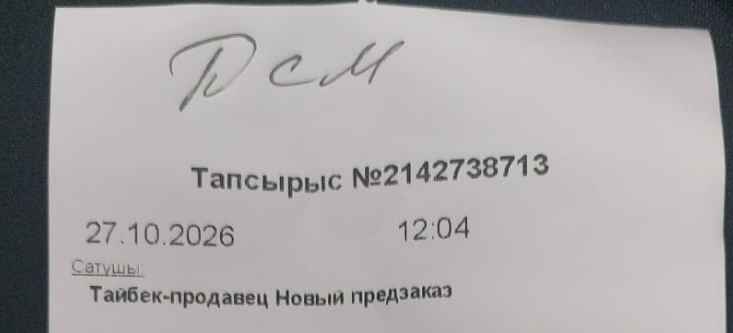
#> input picture data/golden/05a3795bb6774c429d577e8b3dfd7d6b/header.png, 733 x 333 px; its folder holds only this picture in this run
$ python ocr_geometry.py ../data/golden/05a3795bb6774c429d577e8b3dfd7d6b/header.png
#> lines starting #> are read from the running program, lines starting #| are printed output that depends on the picture; after the words box and inside, x2 and y2 are one past the last pixel; in counts of white or black regions, pixels touching at a corner belong together
#> in save_debug_outputs, image is the input picture: shape (333, 733, 3); mean B, G, R 168.5, 168.6, 171.1
### App/table_boundary.py
"""Printed table boundaries, kept separate from perspective quadrilaterals.

Scores rank candidates within one image; they are not calibrated probabilities.
No camera model, convex hull or invented page corners are used here.
"""
from __future__ import annotations

from dataclasses import dataclass

import cv2
import numpy as np

from App.full_grid_boundary import detect_full_grid_boundary

ALGORITHM_VERSION = "table-boundary-2.0"


@dataclass(frozen=True)
class BoundaryOptions:
    max_detection_side: int = 1600
    adaptive_block: int = 31
    adaptive_c: float = 3
    line_length: int = 19
    angle_range: int = 15
    angle_step: int = 3
    closing_sizes: tuple[int, ...] = (3, 5, 7)
    min_area_ratio: float = .004
    min_box_fill: float = .65
    min_segment_fraction: float = .3
    min_grid_lines: int = 3
    max_vertical_lines: int = 6  # Four columns; reject dense barcode stripes.
    polygon_tolerance_px: float = 1.5


def _line_masks(binary: np.ndarray, options: BoundaryOptions) -> list[np.ndarray]:
    masks = []
    n = options.line_length
    radius = (n - 1) / 2
    for base in (0, 90):
        mask = np.zeros_like(binary)
        for angle in range(base - options.angle_range, base + options.angle_range + 1, options.angle_step):
            delta = np.array([np.cos(np.deg2rad(angle)), np.sin(np.deg2rad(angle))]) * radius
            kernel = np.zeros((n, n), np.uint8)
            cv2.line(kernel, tuple(np.rint(radius - delta).astype(int)),
                     tuple(np.rint(radius + delta).astype(int)), 1, 1)
            center = n // 2
            # Bridge small breaks along a line before suppressing letters.
            short = kernel[center - 3:center + 4, center - 3:center + 4]
            joined = cv2.morphologyEx(binary, cv2.MORPH_CLOSE, short)
            mask |= cv2.morphologyEx(joined, cv2.MORPH_OPEN, kernel)
        masks.append(mask)
    return masks


# [41 lines left out: functions _grid_support, _internal_vertical_span, not called in this run]


def detect_table_boundary(image: np.ndarray, options: BoundaryOptions | None = None) -> dict:
    """Return an observed polygon or explicit needs_review, never a fabricated table.

    Angled directional morphology supplies grid evidence. Candidates from several
    gap sizes and edge/threshold masks compete using internal line evidence and
    boundary continuity. Area and rectangularity alone cannot select a table.
    """
    if image is None or image.size == 0:
        raise ValueError("Empty image passed to detect_table_boundary.")
    options = options or BoundaryOptions()
    source_h, source_w = image.shape[:2]
    scale = min(1., options.max_detection_side / max(source_h, source_w))
    work = cv2.resize(image, None, fx=scale, fy=scale) if scale < 1 else image
    gray = cv2.cvtColor(work, cv2.COLOR_BGR2GRAY) if work.ndim == 3 else work
    height, width = gray.shape
    binary = cv2.adaptiveThreshold(gray, 255, cv2.ADAPTIVE_THRESH_GAUSSIAN_C,
                                   cv2.THRESH_BINARY_INV, options.adaptive_block, options.adaptive_c)
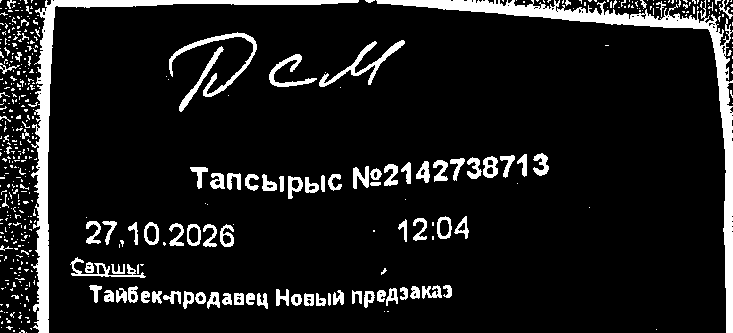
#> binary: shape (333, 733); 10.4% white; 493 white regions (402 under 20 px), largest, box (x1, y1, x2, y2) and area: (376, 0, 733, 333) 6351, (31, 0, 359, 333) 5427, (169, 32, 257, 97) 859
    masks = _line_masks(binary, options)
#> after the loop in _line_masks, `for base in (0, 90):`:
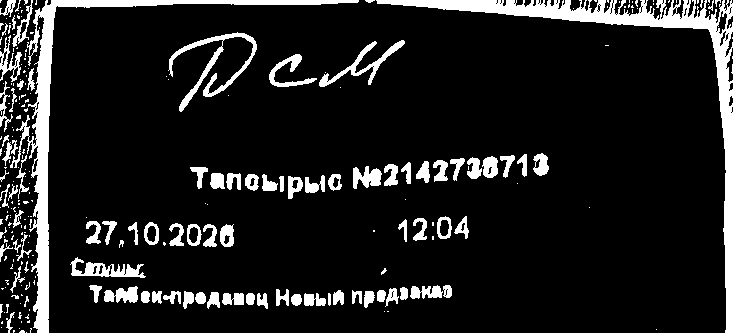
#> joined: shape (333, 733); 12% white; 262 white regions (171 under 20 px), largest, box (x1, y1, x2, y2) and area: (376, 0, 733, 333) 7743, (10, 0, 359, 333) 6339, (168, 32, 257, 112) 1276
#> after the loop in _line_masks, `for base in (0, 90):`:
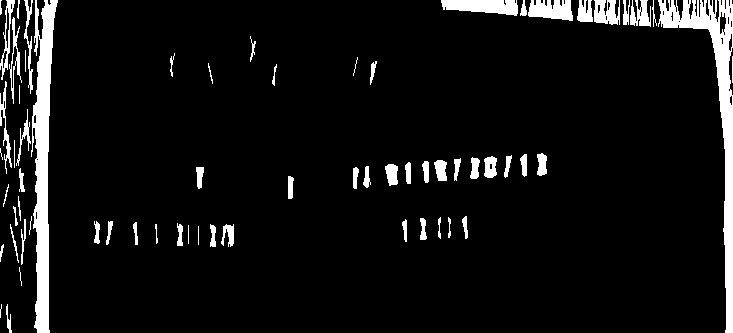
#> mask: shape (333, 733); 7.2% white; 67 white regions (8 under 20 px), largest, box (x1, y1, x2, y2) and area: (658, 0, 733, 333) 4656, (31, 0, 58, 333) 4526, (441, 0, 518, 16) 916
#> after the loop in _line_masks, `for base in (0, 90):`: masks = 2 items
#> masks = 2 items
    network = cv2.morphologyEx(masks[0] | masks[1], cv2.MORPH_CLOSE, np.ones((5, 5), np.uint8))
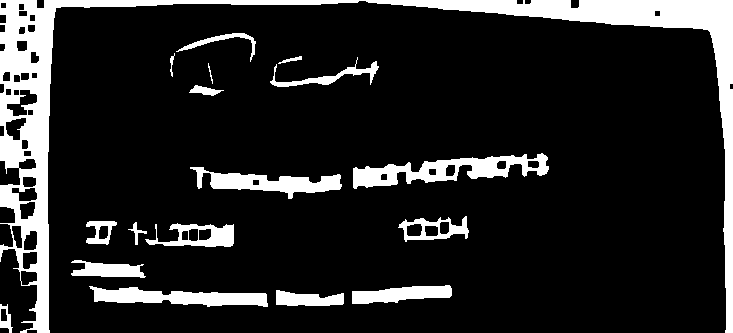
#> network: shape (333, 733); 14.7% white; 18 white regions, largest, box (x1, y1, x2, y2) and area: (0, 0, 733, 333) 21739, (353, 153, 549, 189) 2971, (89, 286, 268, 307) 2167
    segments = []
    for mask in masks:
        lines = cv2.HoughLinesP(mask, 1, np.pi / 360, 25, minLineLength=25, maxLineGap=12)
        segments.append(np.empty((0, 4), np.int32) if lines is None else lines.reshape(-1, 4))
#> this loop made 2 passes
#> after the loop, segments = 2 items

    candidates = []
    outline_candidates = []
    for source_name, source in (("grid", network), ("adaptive", binary), ("edges", cv2.Canny(gray, 20, 80))):
        for gap in options.closing_sizes:
            closed = cv2.morphologyEx(source, cv2.MORPH_CLOSE, np.ones((gap, gap), np.uint8))
            contours, _ = cv2.findContours(closed, cv2.RETR_LIST, cv2.CHAIN_APPROX_SIMPLE)
            for contour in contours:
                area = cv2.contourArea(contour)
                x, y, w, h = bounds = cv2.boundingRect(contour)
                if area < height * width * options.min_area_ratio or w < 50 or h < 30:
                    continue
                if x < 2 or y < 2 or x + w > width - 2 or y + h > height - 2:
                    continue
                if area / (w * h) < options.min_box_fill:
                    continue
                support = _grid_support(segments, bounds, options)
                local = contour - np.array([[[x, y]]], np.int32)
                fill = np.zeros((h, w), np.uint8)
                cv2.drawContours(fill, [local], -1, 255, -1)
                inside = cv2.erode(fill, np.ones((11, 11), np.uint8), borderType=cv2.BORDER_CONSTANT, borderValue=0) > 0
                ink = sum(np.count_nonzero(mask[y:y+h, x:x+w][inside]) for mask in masks)
                continuity = max(1., cv2.arcLength(contour, True) / (2 * (w + h)))
                score = ink / np.sqrt(area) * min(support[0], 16) * min(support[1], 5) / continuity ** 4
                unweighted_score = score
                column_span = _internal_vertical_span(segments[1], bounds)
                score *= min(1., column_span / .9) ** 4
                candidate = dict(contour=contour, score=float(score), area=area, bounds=bounds,
                                 support=support, source=source_name, gap=gap, continuity=continuity,
                                 column_span=column_span, unweighted_score=unweighted_score)
                # A clean isolated outline is useful for scans and synthetic fixtures.
                # It remains explicitly unverified without an internal printed grid.
                if source_name == "edges" and continuity < 1.3:
                    outline_candidates.append(candidate)
                if min(support) >= options.min_grid_lines and support[1] <= options.max_vertical_lines:
                    candidates.append(candidate)
#> this loop made 3 passes
#> source_name on passes 1 to 3: 'grid', 'adaptive', 'edges'
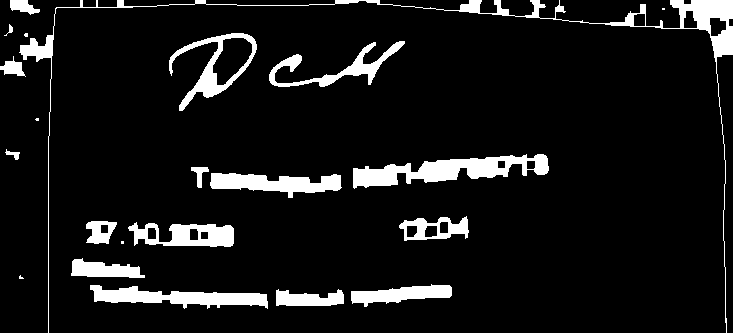
#> closed: shape (333, 733); 8.9% white; 22 white regions (5 under 20 px), largest, box (x1, y1, x2, y2) and area: (19, 0, 733, 333) 4544, (353, 154, 549, 189) 3195, (90, 285, 268, 309) 2186
#> after the loop, candidates = []; outline_candidates = []

    warnings = []
    if not candidates and np.mean(gray > 245) > .9 and outline_candidates:
        candidates = [max(outline_candidates, key=lambda c: c["area"])]
        warnings.append("outline_without_grid")
    if not candidates:
        return dict(polygon=None, status="needs_review", warnings=["table_boundary_not_found"],
                    algorithm_version=ALGORITHM_VERSION, candidates=[])

    candidates.sort(key=lambda c: c["score"], reverse=True)
    best = candidates[0]
    # Short intact cells can outrank a complete grid with broken separators.
    # Prefer the enclosing multi-row hypothesis, but make that ambiguity explicit.
    if best["support"][0] <= 4:
        bx, by, bw, bh = best["bounds"]
        enclosing = []
        for candidate in candidates:
            cx, cy, cw, ch = candidate["bounds"]
            if (candidate["area"] > best["area"] * 4 and candidate["support"][0] >= 6
                    and cx <= bx and cy <= by and cx+cw >= bx+bw and cy+ch >= by+bh
                    and candidate["unweighted_score"] > best["unweighted_score"]):
                enclosing.append(candidate)
        if enclosing:
            best = max(enclosing, key=lambda c: (c["support"][0], c["unweighted_score"]))
            warnings.append("partial_and_full_table_candidates")
    x, y, w, h = best["bounds"]
    fill = np.zeros((h, w), np.uint8)
    cv2.drawContours(fill, [best["contour"] - np.array([[[x, y]]], np.int32)], -1, 255, -1)
    # Remove narrow connected text spurs without filling concavities or taking a hull.
    cleaned = cv2.morphologyEx(fill, cv2.MORPH_OPEN, cv2.getStructuringElement(cv2.MORPH_ELLIPSE, (5, 5)))
    contours, _ = cv2.findContours(cleaned, cv2.RETR_EXTERNAL, cv2.CHAIN_APPROX_SIMPLE)
    boundary = max(contours, key=cv2.contourArea) + np.array([[[x, y]]], np.int32)
    polygon = cv2.approxPolyDP(boundary, max(options.polygon_tolerance_px, min(6., .008 * min(w, h))), True).reshape(-1, 2).astype(np.float32)
    # Actual per-axis resize factors avoid rounding errors on non-square images.
    polygon *= np.array([source_w / width, source_h / height], np.float32)
    if best["continuity"] > 1.15:
        warnings.append("boundary_has_gaps_or_attached_text")
    for other in candidates[1:]:
        if other["score"] < best["score"] * .85:
            break
        ox, oy, ow, oh = other["bounds"]
        intersection = max(0, min(x+w, ox+ow) - max(x, ox)) * max(0, min(y+h, oy+oh) - max(y, oy))
        union = w*h + other["bounds"][2]*other["bounds"][3] - intersection
        if intersection / max(union, 1) < .8:
            warnings.append("ambiguous_boundary_candidates")
            break

    def metadata(c):
        return {key: c[key] for key in ("score", "area", "bounds", "support", "source", "gap", "continuity", "column_span")}

    # A hand or a dark annotation can close a single row into a high-scoring
    # contour.  It must not become the OCR table.  Only for an already
    # suspicious *and* implausibly small candidate, look for an independently
    # supported full printed grid in the original-resolution image.
    partial = w / width < .45 or h / height < .20
    if warnings and partial:
        fallback_polygon, fallback = detect_full_grid_boundary(image)
        if fallback_polygon is not None:
            fallback_selected = dict(source="full_grid_rules", bounds=[float(fallback_polygon[:, 0].min()),
                                     float(fallback_polygon[:, 1].min()), float(np.ptp(fallback_polygon[:, 0])),
                                     float(np.ptp(fallback_polygon[:, 1]))], **fallback)
            return dict(polygon=fallback_polygon, status="needs_review",
                        warnings=warnings + ["partial_contour_replaced_by_full_grid_hypothesis"],
                        algorithm_version=ALGORITHM_VERSION, selected=fallback_selected,
                        candidates=[metadata(c) for c in candidates[:10]])
    return dict(polygon=polygon, status="needs_review" if warnings else "detected",
                warnings=warnings, algorithm_version=ALGORITHM_VERSION,
                selected=metadata(best), candidates=[metadata(c) for c in candidates[:10]])

### App/ocr_geometry.py
from __future__ import annotations

import os
from typing import Iterable

import cv2
import numpy as np


DEFAULT_DEBUG_DIR = os.path.join(os.getcwd(), "debug_outputs")


# [68 lines left out: functions clamp_corners_to_image, order_corners, detect_table_polygon, not called in this run]


def detect_table_corners(image: np.ndarray) -> np.ndarray:
    """Legacy name: returns the same complete polygon as detect_table_polygon."""
    return detect_table_polygon(image)


# [137 lines left out: functions perspective_warp, draw_debug_overlay, rectify_receipt, save_debug_outputs, not called in this run]
#> in rectify_receipt, `boundary = detect_table_boundary(image_array, BoundaryOptions(**option..`: boundary = 5 items
#> in rectify_receipt, `quadrilateral = polygon is not None and polygon.shape == (4, 2)`: quadrilateral = False
#> in rectify_receipt, `warnings = list(boundary["warnings"])`: warnings = ['table_boundary_not_found']
#> in rectify_receipt, `output, method, status = image_array, "none", "original_fallback"`: method = 'none'; status = 'original_fallback'
    polygon = np.asarray(result["source_polygon"] or [], dtype=np.float32).reshape(-1, 2)
    overlay = draw_debug_overlay(image, polygon, title=result["status"])
    corners = polygon
    warped = result["image"]

    stem = os.path.splitext(os.path.basename(image_path))[0]
    overlay_path = os.path.join(out_dir, f"{stem}_overlay.png")
    warped_path = os.path.join(out_dir, f"{stem}_warped.png")

    cv2.imwrite(overlay_path, overlay)
    cv2.imwrite(warped_path, warped)

    return {
        "overlay": overlay_path,
        "warped": warped_path,
        "corners": corners.tolist(),
    }


if __name__ == "__main__":
    import argparse

    parser = argparse.ArgumentParser(description="Detect receipt/table corners and save debug outputs.")
    parser.add_argument("image_path", help="Path to the input receipt photo.")
    parser.add_argument("--out-dir", default=DEFAULT_DEBUG_DIR, help="Directory for debug artifacts.")
    args = parser.parse_args()

    result = save_debug_outputs(args.image_path, out_dir=args.out_dir)
#> in save_debug_outputs, `result = rectify_receipt(Path(image_path).read_bytes())`: result = 11 items
#> in save_debug_outputs, `polygon = np.asarray(result["source_polygon"] or [], dtype=np.float32)..`: polygon = empty array
#> in draw_debug_overlay, `cv2.putText(overlay, title, (20, 40), cv2.FONT_HERSHEY_SIMPLEX, 1.0, (..`:
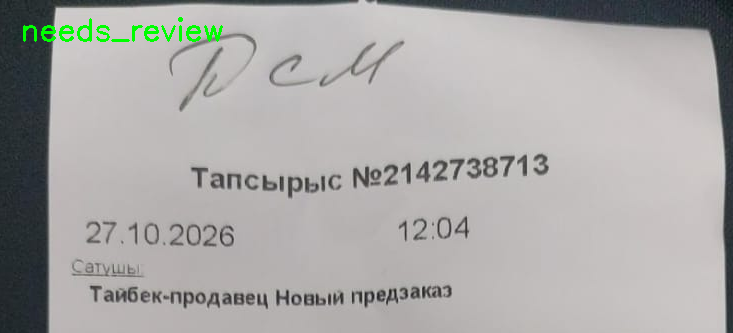
#> overlay: shape (333, 733, 3); 0.58% of pixels changed, all inside (x1, y1, x2, y2) = (23, 17, 223, 42)
#> result = 3 items
    print(result)
#| {'overlay': 'App/debug_outputs/header_overlay.png', 'warped': 'App/debug_outputs/header_warped.png', 'corners': []}
